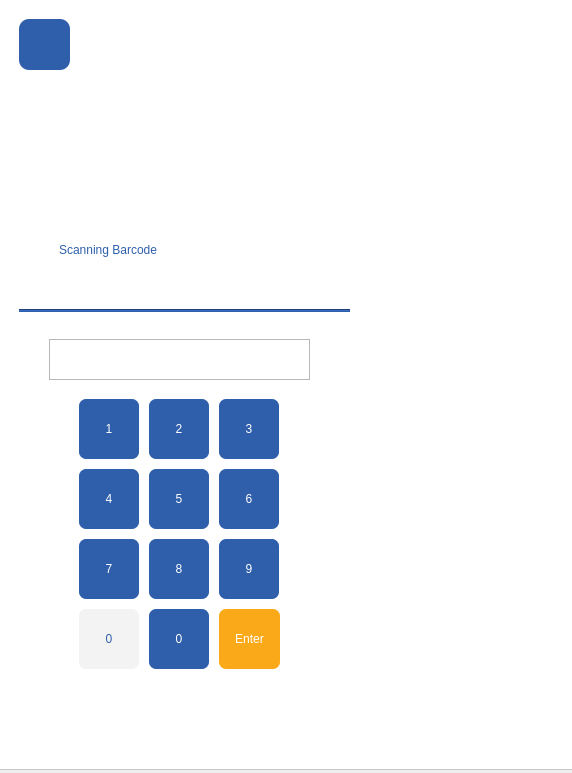
<?xml version="1.0" encoding="UTF-8"?>
<ui version="4.0">
 <class>MainWindow</class>
 <widget class="QMainWindow" name="MainWindow">
  <property name="geometry">
   <rect>
    <x>0</x>
    <y>0</y>
    <width>572</width>
    <height>773</height>
   </rect>
  </property>
  <property name="windowTitle">
   <string>MainWindow</string>
  </property>
  <widget class="QWidget" name="centralwidget">
   <widget class="QFrame" name="frame">
    <property name="geometry">
     <rect>
      <x>-1</x>
      <y>-1</y>
      <width>651</width>
      <height>771</height>
     </rect>
    </property>
    <property name="styleSheet">
     <string notr="true">#frame{
background-color: rgb(255, 255, 255);
}</string>
    </property>
    <property name="frameShape">
     <enum>QFrame::StyledPanel</enum>
    </property>
    <property name="frameShadow">
     <enum>QFrame::Raised</enum>
    </property>
    <widget class="QLabel" name="label_3">
     <property name="geometry">
      <rect>
       <x>60</x>
       <y>210</y>
       <width>191</width>
       <height>81</height>
      </rect>
     </property>
     <property name="styleSheet">
      <string notr="true">#label_3{
font: 87 14pt &quot;Cairo Black&quot;;
	color: rgb(47, 95, 171);
}</string>
     </property>
     <property name="text">
      <string>Scanning Barcode</string>
     </property>
    </widget>
    <widget class="QLabel" name="label_5">
     <property name="geometry">
      <rect>
       <x>80</x>
       <y>90</y>
       <width>141</width>
       <height>141</height>
      </rect>
     </property>
     <property name="styleSheet">
      <string notr="true">background-color:none</string>
     </property>
     <property name="text">
      <string/>
     </property>
     <property name="pixmap">
      <pixmap>assets/barcode.png</pixmap>
     </property>
     <property name="scaledContents">
      <bool>true</bool>
     </property>
    </widget>
    <widget class="Line" name="line">
     <property name="geometry">
      <rect>
       <x>20</x>
       <y>310</y>
       <width>331</width>
       <height>3</height>
      </rect>
     </property>
     <property name="styleSheet">
      <string notr="true">#line{
background-color: rgb(47, 95, 171);
}</string>
     </property>
     <property name="orientation">
      <enum>Qt::Horizontal</enum>
     </property>
    </widget>
    <widget class="QPlainTextEdit" name="plainTextEdit">
     <property name="geometry">
      <rect>
       <x>50</x>
       <y>340</y>
       <width>261</width>
       <height>41</height>
      </rect>
     </property>
    </widget>
    <widget class="QPushButton" name="pushButton">
     <property name="geometry">
      <rect>
       <x>80</x>
       <y>400</y>
       <width>60</width>
       <height>60</height>
      </rect>
     </property>
     <property name="cursor">
      <cursorShape>PointingHandCursor</cursorShape>
     </property>
     <property name="styleSheet">
      <string notr="true">font: 87 12pt &quot;Cairo Black&quot;;
	background-color: rgb(47, 95, 171);
	color: rgb(255, 255, 255);
border-radius:7px;</string>
     </property>
     <property name="text">
      <string>1</string>
     </property>
    </widget>
    <widget class="QPushButton" name="pushButton_2">
     <property name="geometry">
      <rect>
       <x>150</x>
       <y>400</y>
       <width>60</width>
       <height>60</height>
      </rect>
     </property>
     <property name="cursor">
      <cursorShape>PointingHandCursor</cursorShape>
     </property>
     <property name="styleSheet">
      <string notr="true">font: 87 12pt &quot;Cairo Black&quot;;
	background-color: rgb(47, 95, 171);
	color: rgb(255, 255, 255);
border-radius:7px;</string>
     </property>
     <property name="text">
      <string>2</string>
     </property>
    </widget>
    <widget class="QPushButton" name="pushButton_3">
     <property name="geometry">
      <rect>
       <x>220</x>
       <y>400</y>
       <width>60</width>
       <height>60</height>
      </rect>
     </property>
     <property name="cursor">
      <cursorShape>PointingHandCursor</cursorShape>
     </property>
     <property name="styleSheet">
      <string notr="true">
font: 87 12pt &quot;Cairo Black&quot;;
	background-color: rgb(47, 95, 171);
	color: rgb(255, 255, 255);
border-radius:7px;</string>
     </property>
     <property name="text">
      <string>3</string>
     </property>
    </widget>
    <widget class="QPushButton" name="pushButton_4">
     <property name="geometry">
      <rect>
       <x>80</x>
       <y>470</y>
       <width>60</width>
       <height>60</height>
      </rect>
     </property>
     <property name="cursor">
      <cursorShape>PointingHandCursor</cursorShape>
     </property>
     <property name="styleSheet">
      <string notr="true">font: 87 12pt &quot;Cairo Black&quot;;
	background-color: rgb(47, 95, 171);
	color: rgb(255, 255, 255);
border-radius:7px;</string>
     </property>
     <property name="text">
      <string>4</string>
     </property>
    </widget>
    <widget class="QPushButton" name="pushButton_5">
     <property name="geometry">
      <rect>
       <x>220</x>
       <y>470</y>
       <width>60</width>
       <height>60</height>
      </rect>
     </property>
     <property name="cursor">
      <cursorShape>PointingHandCursor</cursorShape>
     </property>
     <property name="styleSheet">
      <string notr="true">font: 87 12pt &quot;Cairo Black&quot;;
	background-color: rgb(47, 95, 171);
	color: rgb(255, 255, 255);
border-radius:7px;</string>
     </property>
     <property name="text">
      <string>6</string>
     </property>
    </widget>
    <widget class="QPushButton" name="pushButton_6">
     <property name="geometry">
      <rect>
       <x>150</x>
       <y>470</y>
       <width>60</width>
       <height>60</height>
      </rect>
     </property>
     <property name="cursor">
      <cursorShape>PointingHandCursor</cursorShape>
     </property>
     <property name="styleSheet">
      <string notr="true">font: 87 12pt &quot;Cairo Black&quot;;
	background-color: rgb(47, 95, 171);
	color: rgb(255, 255, 255);
border-radius:7px;</string>
     </property>
     <property name="text">
      <string>5</string>
     </property>
    </widget>
    <widget class="QPushButton" name="pushButton_8">
     <property name="geometry">
      <rect>
       <x>150</x>
       <y>610</y>
       <width>60</width>
       <height>60</height>
      </rect>
     </property>
     <property name="cursor">
      <cursorShape>PointingHandCursor</cursorShape>
     </property>
     <property name="styleSheet">
      <string notr="true">font: 87 12pt &quot;Cairo Black&quot;;
	background-color: rgb(47, 95, 171);
	color: rgb(255, 255, 255);
border-radius:7px;</string>
     </property>
     <property name="text">
      <string>0</string>
     </property>
    </widget>
    <widget class="QPushButton" name="pushButton_9">
     <property name="geometry">
      <rect>
       <x>220</x>
       <y>610</y>
       <width>61</width>
       <height>60</height>
      </rect>
     </property>
     <property name="cursor">
      <cursorShape>PointingHandCursor</cursorShape>
     </property>
     <property name="styleSheet">
      <string notr="true">font: 87 12pt &quot;Cairo Black&quot;;
background-color: rgb(250, 169, 25);
	color: rgb(255, 255, 255);
border-radius:7px;</string>
     </property>
     <property name="text">
      <string>Enter</string>
     </property>
    </widget>
    <widget class="QPushButton" name="pushButton_7">
     <property name="geometry">
      <rect>
       <x>220</x>
       <y>540</y>
       <width>60</width>
       <height>60</height>
      </rect>
     </property>
     <property name="cursor">
      <cursorShape>PointingHandCursor</cursorShape>
     </property>
     <property name="styleSheet">
      <string notr="true">font: 87 12pt &quot;Cairo Black&quot;;
	background-color: rgb(47, 95, 171);
	color: rgb(255, 255, 255);
border-radius:7px;</string>
     </property>
     <property name="text">
      <string>9</string>
     </property>
    </widget>
    <widget class="QPushButton" name="pushButton_10">
     <property name="geometry">
      <rect>
       <x>80</x>
       <y>540</y>
       <width>60</width>
       <height>60</height>
      </rect>
     </property>
     <property name="cursor">
      <cursorShape>PointingHandCursor</cursorShape>
     </property>
     <property name="styleSheet">
      <string notr="true">font: 87 12pt &quot;Cairo Black&quot;;
	background-color: rgb(47, 95, 171);
	color: rgb(255, 255, 255);
border-radius:7px;</string>
     </property>
     <property name="text">
      <string>7</string>
     </property>
    </widget>
    <widget class="QPushButton" name="pushButton_11">
     <property name="geometry">
      <rect>
       <x>150</x>
       <y>540</y>
       <width>60</width>
       <height>60</height>
      </rect>
     </property>
     <property name="cursor">
      <cursorShape>PointingHandCursor</cursorShape>
     </property>
     <property name="styleSheet">
      <string notr="true">font: 87 12pt &quot;Cairo Black&quot;;
	background-color: rgb(47, 95, 171);
	color: rgb(255, 255, 255);
border-radius:7px;</string>
     </property>
     <property name="text">
      <string>8</string>
     </property>
    </widget>
    <widget class="QLabel" name="label_4">
     <property name="geometry">
      <rect>
       <x>20</x>
       <y>20</y>
       <width>51</width>
       <height>51</height>
      </rect>
     </property>
     <property name="text">
      <string/>
     </property>
     <property name="pixmap">
      <pixmap>assets/back-icon.png</pixmap>
     </property>
     <property name="scaledContents">
      <bool>false</bool>
     </property>
     <property name="alignment">
      <set>Qt::AlignCenter</set>
     </property>
    </widget>
    <widget class="QPushButton" name="back">
     <property name="geometry">
      <rect>
       <x>20</x>
       <y>20</y>
       <width>51</width>
       <height>51</height>
      </rect>
     </property>
     <property name="styleSheet">
      <string notr="true">#back{
background-color: rgb(47, 95, 171);
border-radius:10px;
}</string>
     </property>
     <property name="text">
      <string/>
     </property>
    </widget>
    <widget class="QPushButton" name="pushButton_12">
     <property name="geometry">
      <rect>
       <x>80</x>
       <y>610</y>
       <width>60</width>
       <height>60</height>
      </rect>
     </property>
     <property name="cursor">
      <cursorShape>PointingHandCursor</cursorShape>
     </property>
     <property name="styleSheet">
      <string notr="true">font: 87 12pt &quot;Cairo Black&quot;;
background-color: rgb(243, 243, 243);
color: rgb(47, 95, 171);
border-radius:7px;</string>
     </property>
     <property name="text">
      <string>0</string>
     </property>
    </widget>
    <zorder>back</zorder>
    <zorder>label_3</zorder>
    <zorder>label_5</zorder>
    <zorder>line</zorder>
    <zorder>plainTextEdit</zorder>
    <zorder>pushButton</zorder>
    <zorder>pushButton_2</zorder>
    <zorder>pushButton_3</zorder>
    <zorder>pushButton_4</zorder>
    <zorder>pushButton_5</zorder>
    <zorder>pushButton_6</zorder>
    <zorder>pushButton_8</zorder>
    <zorder>pushButton_9</zorder>
    <zorder>pushButton_7</zorder>
    <zorder>pushButton_10</zorder>
    <zorder>pushButton_11</zorder>
    <zorder>label_4</zorder>
    <zorder>pushButton_12</zorder>
   </widget>
  </widget>
 </widget>
 <resources/>
 <connections/>
</ui>
